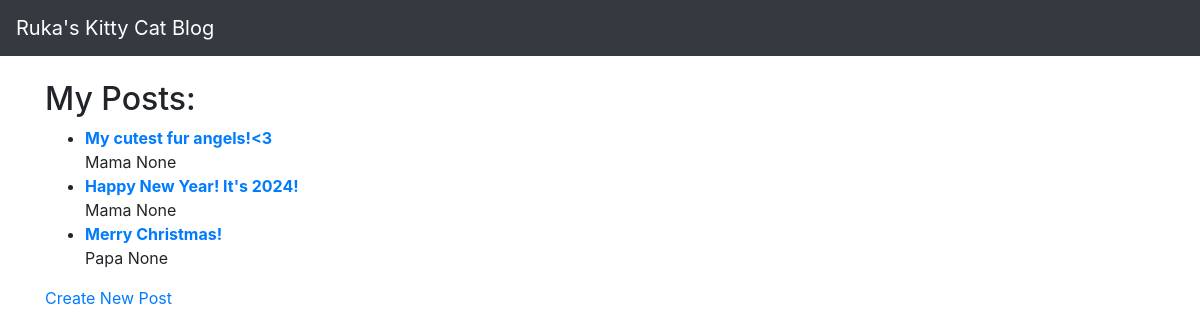
/blogapp/, run on an earlier commit of the app's database.
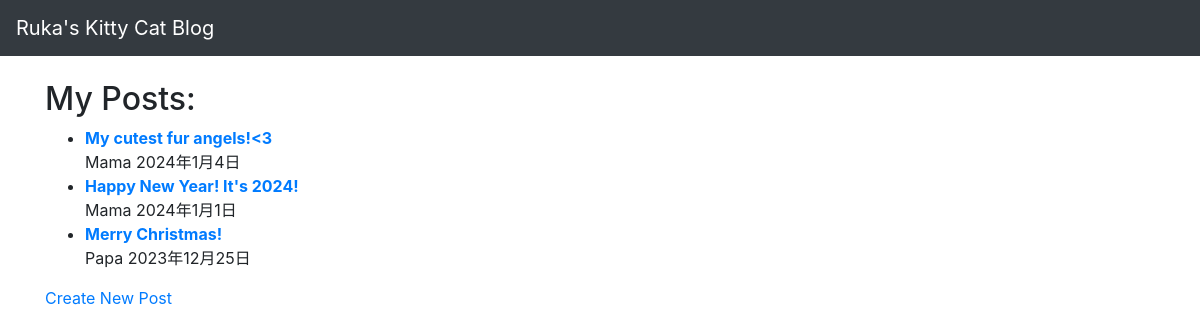
And on a later commit of the database.
### blogapp/models.py (models this page shows, shortened)
class Post(models.Model):
    title = models.CharField(max_length=100)
    body = models.TextField()
    update_date = models.DateField("Last update", default=timezone.now)
    tags = models.ManyToManyField("Tag", blank=True, related_name="tags_on_post")
    author = models.ForeignKey(Author,on_delete=models.CASCADE)

class Author(models.Model):
    name = models.CharField(max_length=100)
    def __str__(self):
        return self.name

### blogapp/views.py (the view)
# urls.py: path("", views.IndexView.as_view(), name="index"),
class IndexView(generic.ListView):
    template_name = "blogapp/index.html"
    context_object_name = "post_list"
    def get_queryset(self):
        return Post.objects.all().order_by("-update_date")

### blogapp/templates/blogapp/index.html (shortened to what this page needs)
{% extends "blogapp/base.html" %}
{% block main %}
    <head>
        <h2>My Posts:</h2>
        <ul>
        {% for post in post_list %}
            <li>
                <strong><a href="{% url 'blogapp:post_detail' post.id %}">{{ post.title }}</a></strong>
                <br>
                {{ post.author }}
                {{ post.update_date }}
            </li>
            {% endfor %}
        </ul>
        <p><a href="{% url 'blogapp:new_post' %}">Create New Post</a></p>
{% endblock %}

What changed in the data, as far as the page shows it:
changed Post "My cutest fur angels!<3": update_date "None" → "2024年1月4日"
changed Post "Happy New Year! It's 2024!": update_date "None" → "2024年1月1日"
changed Post "Merry Christmas!": update_date "None" → "2023年12月25日"
